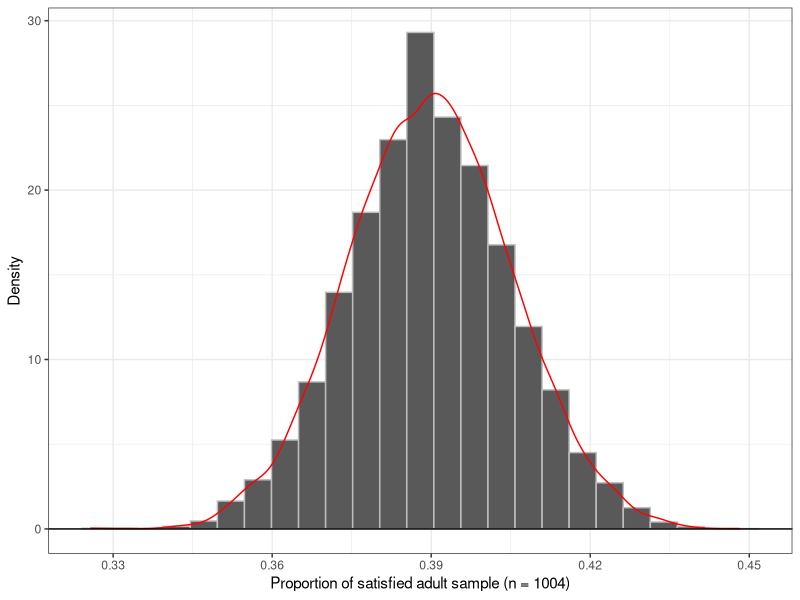
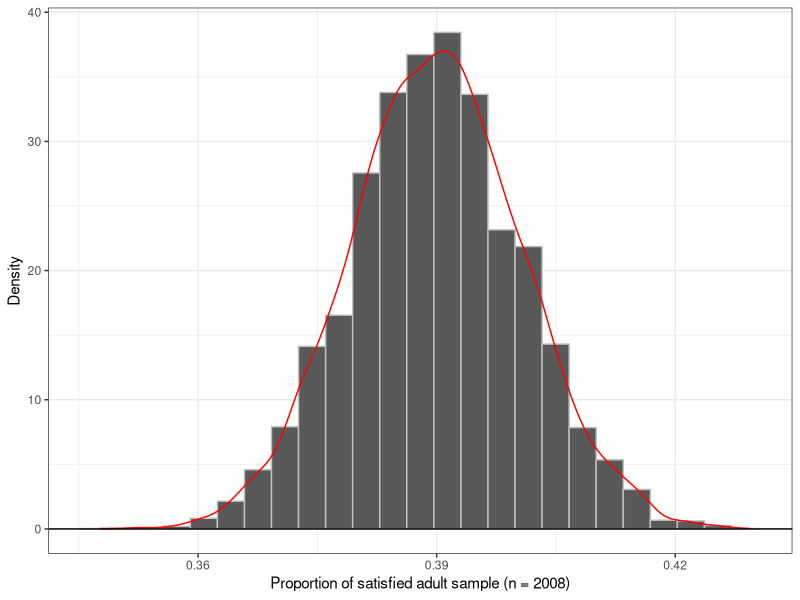

These figures' R source, in order:
################################################################################
# LAB 10 R CODE
# YULIIA HELEVERIA
# MATH 240 - SPRING 2025
################################################################################

################################################################################
# Load Libraries
################################################################################
library(tidyverse)
library(ggplot2)

################################################################################
# TASK 1: Basic Simulation
################################################################################
#generate 10k polls for satisfaction with US world position
n.serveyed <- 1004 #sample size
probability <- 0.39
n.repeat <- 10000

#generate the poll completion 10,000 times
poll <- rbinom(n.repeat, n.serveyed, probability)

#put data into tibble for plotting
ggpoll <- tibble(poll)|>
  mutate(poll = poll/n.serveyed)#convert the data into proportion

#plot a histogram of sample proportion with superimposed density
plot.poll <- ggplot(data = ggpoll)+
  geom_histogram(aes(x = poll, y = after_stat(density)),
                 color="grey",
                 bins = 25)+ #histogram of generated polls
  geom_density(aes(x = poll),
               color = "red")+ #superimposed density
  scale_x_continuous(breaks = seq(0.3, 0.5, by = 0.03))+ #put ticks on y-axis
  geom_hline(yintercept = 0)+ #add y-intercept
  theme_bw()+
  xlab("Proportion of satisfied adult sample (n = 1004)")+ #add x and y label
  ylab("Density")

#double the sample size and perform the same computation
double.serveyed <- 2008 #new sample size

#generate the poll completion 10,000 times
poll.double <- rbinom(n.repeat, double.serveyed, probability)

#put data into tibble for plotting
ggpoll.double <- tibble(poll.double)|>
  mutate(poll = poll.double/double.serveyed) #convert the data into proportion

#plot a histogram of sample proportion with superimposed density
plot.poll.double <- ggplot(data = ggpoll.double)+
  geom_histogram(aes(x = poll, y = after_stat(density)),
                 color="grey",
                 bins = 25)+ #histogram of generated polls
  geom_density(aes(x = poll),
               color = "red")+ #superimposed density
  scale_x_continuous(breaks = seq(0.3, 0.5, by = 0.03))+ #put ticks on y-axis
  geom_hline(yintercept = 0)+ #add y-intercept
  theme_bw()+
  xlab("Proportion of satisfied adult sample (n = 2008)")+ #add x and y label
  ylab("Density")



################################################################################
# TASK 2: Resampling
################################################################################
#create a data frame with data from Gallup survey
Gallup.survey <- tibble(id = 1:n.serveyed,
                        response = rep(NA, n.serveyed))

#input 39% satisfied, 59% dissatisfied, 2% no opinion
num.satisfied <- round(n.serveyed*0.39)
num.dissatisfied <- round(n.serveyed*0.59)
num.noop <- round(n.serveyed*0.02)

#input the satisfaction data 
for (i in 1:n.serveyed){
  if (i <= num.satisfied){ #input satisfied people
    Gallup.survey$response[i] = 1
  } else if (num.satisfied < i & i <= (num.satisfied + num.dissatisfied)){ #input dissatisfied people
    Gallup.survey$response[i] = 0
  }
}
